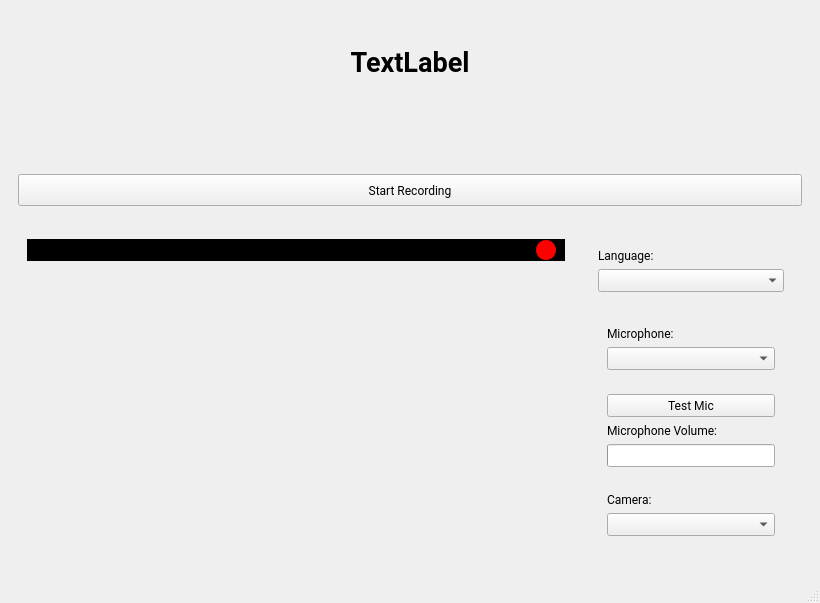
<?xml version="1.0" encoding="UTF-8"?>
<ui version="4.0">
 <class>MainWindow</class>
 <widget class="QMainWindow" name="MainWindow">
  <property name="geometry">
   <rect>
    <x>0</x>
    <y>0</y>
    <width>820</width>
    <height>603</height>
   </rect>
  </property>
  <property name="windowTitle">
   <string>AVDataCollector</string>
  </property>
  <property name="styleSheet">
   <string notr="true"/>
  </property>
  <widget class="QWidget" name="centralwidget">
   <layout class="QVBoxLayout" name="verticalLayout_9" stretch="3,1,7">
    <item>
     <widget class="QWidget" name="area_sentence" native="true">
      <property name="sizePolicy">
       <sizepolicy hsizetype="Expanding" vsizetype="Expanding">
        <horstretch>0</horstretch>
        <verstretch>0</verstretch>
       </sizepolicy>
      </property>
      <property name="font">
       <font>
        <family>Ubuntu</family>
       </font>
      </property>
      <layout class="QVBoxLayout" name="verticalLayout_4">
       <item>
        <widget class="QWidget" name="area_label_sentence" native="true">
         <layout class="QHBoxLayout" name="horizontalLayout_5" stretch="1,10,1">
          <item>
           <spacer name="horizontalSpacer_5">
            <property name="orientation">
             <enum>Qt::Orientation::Horizontal</enum>
            </property>
            <property name="sizeType">
             <enum>QSizePolicy::Policy::Preferred</enum>
            </property>
            <property name="sizeHint" stdset="0">
             <size>
              <width>248</width>
              <height>20</height>
             </size>
            </property>
           </spacer>
          </item>
          <item>
           <widget class="QLabel" name="label_sentence">
            <property name="sizePolicy">
             <sizepolicy hsizetype="Expanding" vsizetype="Expanding">
              <horstretch>0</horstretch>
              <verstretch>0</verstretch>
             </sizepolicy>
            </property>
            <property name="minimumSize">
             <size>
              <width>500</width>
              <height>0</height>
             </size>
            </property>
            <property name="maximumSize">
             <size>
              <width>1500</width>
              <height>16777215</height>
             </size>
            </property>
            <property name="font">
             <font>
              <family>Roboto</family>
              <pointsize>20</pointsize>
              <bold>true</bold>
             </font>
            </property>
            <property name="text">
             <string>TextLabel</string>
            </property>
            <property name="alignment">
             <set>Qt::AlignmentFlag::AlignCenter</set>
            </property>
            <property name="wordWrap">
             <bool>true</bool>
            </property>
           </widget>
          </item>
          <item>
           <spacer name="horizontalSpacer_4">
            <property name="orientation">
             <enum>Qt::Orientation::Horizontal</enum>
            </property>
            <property name="sizeType">
             <enum>QSizePolicy::Policy::Preferred</enum>
            </property>
            <property name="sizeHint" stdset="0">
             <size>
              <width>248</width>
              <height>20</height>
             </size>
            </property>
           </spacer>
          </item>
         </layout>
        </widget>
       </item>
       <item>
        <widget class="QWidget" name="area_cpt_sentence" native="true">
         <layout class="QHBoxLayout" name="horizontalLayout_3">
          <item>
           <spacer name="horizontalSpacer_3">
            <property name="orientation">
             <enum>Qt::Orientation::Horizontal</enum>
            </property>
            <property name="sizeHint" stdset="0">
             <size>
              <width>349</width>
              <height>20</height>
             </size>
            </property>
           </spacer>
          </item>
          <item>
           <widget class="QLabel" name="label_cpt_sentence">
            <property name="minimumSize">
             <size>
              <width>50</width>
              <height>20</height>
             </size>
            </property>
            <property name="maximumSize">
             <size>
              <width>500</width>
              <height>500</height>
             </size>
            </property>
            <property name="font">
             <font>
              <family>Roboto</family>
             </font>
            </property>
            <property name="text">
             <string/>
            </property>
            <property name="alignment">
             <set>Qt::AlignmentFlag::AlignCenter</set>
            </property>
            <property name="wordWrap">
             <bool>false</bool>
            </property>
           </widget>
          </item>
          <item>
           <spacer name="horizontalSpacer_2">
            <property name="orientation">
             <enum>Qt::Orientation::Horizontal</enum>
            </property>
            <property name="sizeHint" stdset="0">
             <size>
              <width>349</width>
              <height>20</height>
             </size>
            </property>
           </spacer>
          </item>
         </layout>
        </widget>
       </item>
      </layout>
     </widget>
    </item>
    <item>
     <widget class="QWidget" name="area_button" native="true">
      <property name="maximumSize">
       <size>
        <width>16777215</width>
        <height>16777215</height>
       </size>
      </property>
      <layout class="QHBoxLayout" name="horizontalLayout">
       <item>
        <widget class="QPushButton" name="button_record">
         <property name="enabled">
          <bool>true</bool>
         </property>
         <property name="sizePolicy">
          <sizepolicy hsizetype="Preferred" vsizetype="Preferred">
           <horstretch>0</horstretch>
           <verstretch>0</verstretch>
          </sizepolicy>
         </property>
         <property name="maximumSize">
          <size>
           <width>16777215</width>
           <height>16777215</height>
          </size>
         </property>
         <property name="font">
          <font>
           <family>Roboto</family>
          </font>
         </property>
         <property name="cursor">
          <cursorShape>PointingHandCursor</cursorShape>
         </property>
         <property name="styleSheet">
          <string notr="true"/>
         </property>
         <property name="text">
          <string>Start Recording</string>
         </property>
        </widget>
       </item>
      </layout>
     </widget>
    </item>
    <item>
     <widget class="QWidget" name="area_menu" native="true">
      <layout class="QHBoxLayout" name="horizontalLayout_2" stretch="5,2">
       <item>
        <widget class="QWidget" name="area_video" native="true">
         <property name="sizePolicy">
          <sizepolicy hsizetype="Ignored" vsizetype="Expanding">
           <horstretch>0</horstretch>
           <verstretch>0</verstretch>
          </sizepolicy>
         </property>
         <layout class="QVBoxLayout" name="verticalLayout_3" stretch="0,0">
          <property name="spacing">
           <number>0</number>
          </property>
          <item>
           <widget class="QWidget" name="area_record" native="true">
            <property name="sizePolicy">
             <sizepolicy hsizetype="Preferred" vsizetype="Preferred">
              <horstretch>0</horstretch>
              <verstretch>0</verstretch>
             </sizepolicy>
            </property>
            <property name="styleSheet">
             <string notr="true">background-color: black;</string>
            </property>
            <layout class="QHBoxLayout" name="horizontalLayout_4" stretch="0,0,0">
             <property name="spacing">
              <number>6</number>
             </property>
             <property name="leftMargin">
              <number>9</number>
             </property>
             <property name="topMargin">
              <number>0</number>
             </property>
             <property name="rightMargin">
              <number>9</number>
             </property>
             <property name="bottomMargin">
              <number>0</number>
             </property>
             <item>
              <widget class="QLabel" name="label_record_timer">
               <property name="font">
                <font>
                 <family>Roboto</family>
                 <bold>true</bold>
                </font>
               </property>
               <property name="styleSheet">
                <string notr="true">color: white;
border-radius: 6px;
padding: 4px 8px;</string>
               </property>
               <property name="text">
                <string/>
               </property>
              </widget>
             </item>
             <item>
              <spacer name="horizontalSpacer">
               <property name="orientation">
                <enum>Qt::Orientation::Horizontal</enum>
               </property>
               <property name="sizeHint" stdset="0">
                <size>
                 <width>411</width>
                 <height>20</height>
                </size>
               </property>
              </spacer>
             </item>
             <item>
              <widget class="QLabel" name="label_record_dot">
               <property name="minimumSize">
                <size>
                 <width>20</width>
                 <height>20</height>
                </size>
               </property>
               <property name="maximumSize">
                <size>
                 <width>20</width>
                 <height>20</height>
                </size>
               </property>
               <property name="styleSheet">
                <string notr="true">background-color: red;
border-radius: 10px;</string>
               </property>
               <property name="text">
                <string/>
               </property>
              </widget>
             </item>
            </layout>
           </widget>
          </item>
          <item>
           <widget class="QWidget" name="area_preview" native="true">
            <property name="sizePolicy">
             <sizepolicy hsizetype="Expanding" vsizetype="Expanding">
              <horstretch>0</horstretch>
              <verstretch>0</verstretch>
             </sizepolicy>
            </property>
           </widget>
          </item>
         </layout>
        </widget>
       </item>
       <item>
        <widget class="QWidget" name="area_select" native="true">
         <property name="sizePolicy">
          <sizepolicy hsizetype="Ignored" vsizetype="Preferred">
           <horstretch>0</horstretch>
           <verstretch>0</verstretch>
          </sizepolicy>
         </property>
         <layout class="QVBoxLayout" name="verticalLayout" stretch="0,0">
          <item>
           <widget class="QWidget" name="area_language" native="true">
            <layout class="QVBoxLayout" name="verticalLayout_8" stretch="0,0">
             <item>
              <widget class="QLabel" name="label_select_language">
               <property name="font">
                <font>
                 <family>Roboto</family>
                </font>
               </property>
               <property name="text">
                <string>Language:</string>
               </property>
               <property name="buddy">
                <cstring>select_camera</cstring>
               </property>
              </widget>
             </item>
             <item>
              <widget class="QComboBox" name="select_language">
               <property name="sizePolicy">
                <sizepolicy hsizetype="Preferred" vsizetype="Preferred">
                 <horstretch>0</horstretch>
                 <verstretch>0</verstretch>
                </sizepolicy>
               </property>
               <property name="font">
                <font>
                 <family>Roboto</family>
                </font>
               </property>
               <property name="cursor">
                <cursorShape>PointingHandCursor</cursorShape>
               </property>
              </widget>
             </item>
            </layout>
           </widget>
          </item>
          <item>
           <widget class="QWidget" name="area_device" native="true">
            <property name="sizePolicy">
             <sizepolicy hsizetype="Preferred" vsizetype="Expanding">
              <horstretch>0</horstretch>
              <verstretch>0</verstretch>
             </sizepolicy>
            </property>
            <layout class="QVBoxLayout" name="verticalLayout_7">
             <item>
              <widget class="QWidget" name="area_micro_selection" native="true">
               <layout class="QVBoxLayout" name="verticalLayout_2">
                <item>
                 <widget class="QLabel" name="label_micro">
                  <property name="font">
                   <font>
                    <family>Roboto</family>
                   </font>
                  </property>
                  <property name="text">
                   <string>Microphone:</string>
                  </property>
                  <property name="buddy">
                   <cstring>select_micro</cstring>
                  </property>
                 </widget>
                </item>
                <item>
                 <widget class="QComboBox" name="select_micro">
                  <property name="sizePolicy">
                   <sizepolicy hsizetype="Preferred" vsizetype="Preferred">
                    <horstretch>0</horstretch>
                    <verstretch>0</verstretch>
                   </sizepolicy>
                  </property>
                  <property name="font">
                   <font>
                    <family>Roboto</family>
                   </font>
                  </property>
                  <property name="cursor">
                   <cursorShape>PointingHandCursor</cursorShape>
                  </property>
                 </widget>
                </item>
               </layout>
              </widget>
             </item>
             <item>
              <widget class="QWidget" name="area_micro_test" native="true">
               <layout class="QVBoxLayout" name="verticalLayout_6">
                <item>
                 <widget class="QPushButton" name="button_test_micro">
                  <property name="sizePolicy">
                   <sizepolicy hsizetype="Preferred" vsizetype="Preferred">
                    <horstretch>0</horstretch>
                    <verstretch>0</verstretch>
                   </sizepolicy>
                  </property>
                  <property name="font">
                   <font>
                    <family>Roboto</family>
                   </font>
                  </property>
                  <property name="cursor">
                   <cursorShape>PointingHandCursor</cursorShape>
                  </property>
                  <property name="tabletTracking">
                   <bool>false</bool>
                  </property>
                  <property name="contextMenuPolicy">
                   <enum>Qt::ContextMenuPolicy::NoContextMenu</enum>
                  </property>
                  <property name="text">
                   <string>Test Mic</string>
                  </property>
                 </widget>
                </item>
                <item>
                 <widget class="QLabel" name="label_micro_state">
                  <property name="font">
                   <font>
                    <family>Roboto</family>
                   </font>
                  </property>
                  <property name="text">
                   <string>Microphone Volume:</string>
                  </property>
                 </widget>
                </item>
                <item>
                 <widget class="QProgressBar" name="progressbar_micro_level">
                  <property name="sizePolicy">
                   <sizepolicy hsizetype="Preferred" vsizetype="Preferred">
                    <horstretch>0</horstretch>
                    <verstretch>0</verstretch>
                   </sizepolicy>
                  </property>
                  <property name="font">
                   <font>
                    <family>Roboto</family>
                   </font>
                  </property>
                  <property name="value">
                   <number>0</number>
                  </property>
                  <property name="textVisible">
                   <bool>false</bool>
                  </property>
                 </widget>
                </item>
               </layout>
              </widget>
             </item>
             <item>
              <widget class="QWidget" name="area_camera" native="true">
               <layout class="QVBoxLayout" name="verticalLayout_5">
                <item>
                 <widget class="QLabel" name="label_select_camera">
                  <property name="font">
                   <font>
                    <family>Roboto</family>
                   </font>
                  </property>
                  <property name="text">
                   <string>Camera:</string>
                  </property>
                  <property name="buddy">
                   <cstring>select_camera</cstring>
                  </property>
                 </widget>
                </item>
                <item>
                 <widget class="QComboBox" name="select_camera">
                  <property name="sizePolicy">
                   <sizepolicy hsizetype="Preferred" vsizetype="Preferred">
                    <horstretch>0</horstretch>
                    <verstretch>0</verstretch>
                   </sizepolicy>
                  </property>
                  <property name="font">
                   <font>
                    <family>Roboto</family>
                   </font>
                  </property>
                  <property name="cursor">
                   <cursorShape>PointingHandCursor</cursorShape>
                  </property>
                 </widget>
                </item>
               </layout>
              </widget>
             </item>
            </layout>
           </widget>
          </item>
         </layout>
        </widget>
       </item>
      </layout>
     </widget>
    </item>
   </layout>
  </widget>
  <widget class="QMenuBar" name="menubar">
   <property name="geometry">
    <rect>
     <x>0</x>
     <y>0</y>
     <width>820</width>
     <height>33</height>
    </rect>
   </property>
  </widget>
  <widget class="QStatusBar" name="statusbar"/>
 </widget>
 <tabstops>
  <tabstop>select_micro</tabstop>
  <tabstop>button_test_micro</tabstop>
  <tabstop>select_camera</tabstop>
  <tabstop>select_language</tabstop>
  <tabstop>button_record</tabstop>
 </tabstops>
 <resources/>
 <connections/>
</ui>
